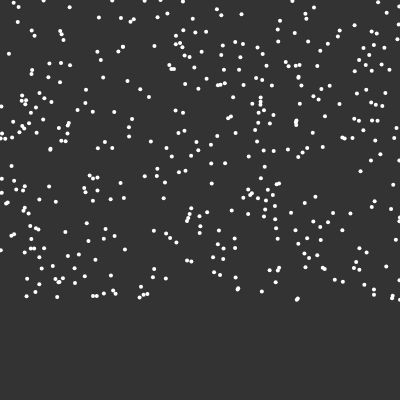
Frame 1 (no input)
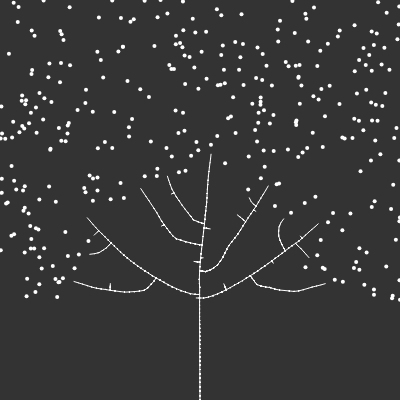
Frame 60 (no input)
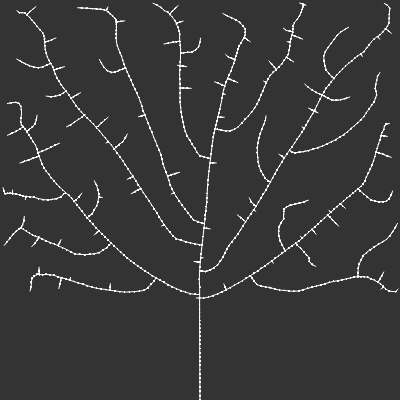
Frame 120 (the mouse pressed at the canvas centre since frame 60)

The p5.js sketch that drew these frames (run headless with seeded random() and noise() and a simulated clock; from frame 60 on, the mouse is pressed at the canvas centre):

// p5.js sketch
// ── sketch.js
// Coding Challenge #17: Fractal Trees - Space
// https://youtu.be/kKT0v3qhIQY?list=PLRqwX-V7Uu6bxNsa_3SfCPyF9Md9XvXhR

var tree;
var max_dist = 500; // arbitrarily high number
var min_dist = 10;

function setup() {
  createCanvas( 400, 400 );
  background( 31 );
  tree = new Tree();
}

function draw() {
  background( 51 );
  tree.show();
  tree.grow();
}

// ── branch.js
function Branch( parent, pos, dir ) {
  this.parent = parent;
  this.pos = pos;
  this.dir = dir;
  this.origDir = this.dir.copy();
  this.count = 0;
  this.len = 5;

  this.reset = function() {
    this.dir = this.origDir.copy();
    this.count = 0;
  }

  this.next = function() {
    var nextDir = p5.Vector.mult( this.dir, this.len );
    var nextPos = p5.Vector.add( this.pos, nextDir );
    var nextBranch = new Branch( this, nextPos, this.dir.copy() );
    return nextBranch;
  }

  this.show = function() {
    if ( parent != null ) {
      stroke( 255 );
      line( this.pos.x, this.pos.y, this.parent.pos.x, this.parent.pos.y );
    }
  }
}

// ── leaf.js
function Leaf() {
  this.pos = createVector( random( width ), random( height - 100 ) );
  this.reached = false;

  this.show = function() {
      fill( 255 );
      noStroke();
      ellipse( this.pos.x, this.pos.y, 4, 4 );
  }
}

// ── tree.js
function Tree() {
  this.leaves = [];
  this.branches = [];

  for ( var i = 0; i < 400; i++ ) {
    this.leaves.push( new Leaf() );
  }

  var pos = createVector( width / 2, height );
  var dir = createVector( 0, -1 );
  var root = new Branch( null, pos, dir );
  this.branches.push( root );
  var current = root;
  var found = false;

  while ( !found ) {
    var len = this.leaves.length;
    for ( var i = 0; i < len; i++ ) {
      var d = p5.Vector.dist( current.pos, this.leaves[ i ].pos );
      if ( d < max_dist ) {
        found = true;
      }
    }
    if ( !found ) {
      var branch = current.next();
      current = branch;
      this.branches.push( current );
    }
  }

  this.grow = function() {
  console.log("growing");
  var leaLen = this.leaves.length;
    for ( var i = 0; i < leaLen; i++ ) {
      var leaf = this.leaves[ i ];

      var closestBranch = null;
      var record = 100000;
      var branLen = this.branches.length;
      for ( var j = 0; j < branLen; j++ ) {
        var branch = this.branches [ j ];
        var d = p5.Vector.dist( leaf.pos, branch.pos );
        if ( d < min_dist ) {
          leaf.reached = true;
          closestBranch = null;
          break;
        } else if ( d > max_dist ) {
          // do nothing
        } else if ( closestBranch == null || d < record ) {
          closestBranch = branch;
          record = d;
        }
      }
      if ( closestBranch != null ) {
        var newDir = p5.Vector.sub( leaf.pos, closestBranch.pos );
        newDir.normalize();
        closestBranch.dir.add( newDir );
        closestBranch.count += 1;
      }
    }
    var i = this.leaves.length - 1;
    for ( ; i >= 0; i-- ) {
      if ( this.leaves[ i ].reached ) {
        this.leaves.splice( i, 1 );
      }
    }

    var j = this.branches.length - 1;
    for ( ; j >= 0; j-- ) {
      var branch = this.branches[ j ];
      if ( branch.count > 0 ) {
         branch.dir.div( branch.count + 1 ); 
         this.branches.push( branch.next() );
      }
    }
  }

  this.show = function() {
    var leaLen = this.leaves.length;
    for ( var i = 0; i < leaLen; i++ ) {
      this.leaves[ i ].show();
    }
    var braLen = this.branches.length;
    for ( var j = 0; j < braLen; j++ ) {
      this.branches[ j ].show();
    }
  }
}
